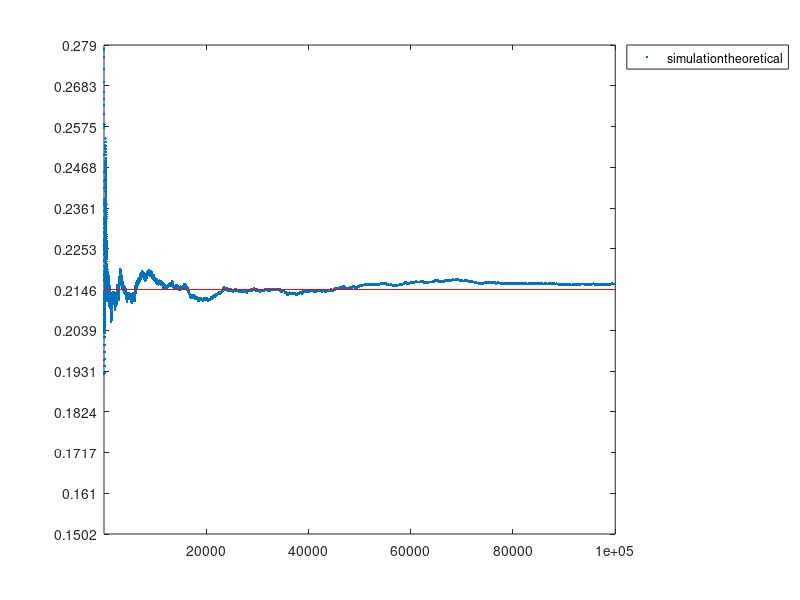

Here is the MATLAB script that generated this plot: (Note: this script raises an error after producing the figure.)
% exercise 4.1, square w/ inscribed circle - shot outside the circle

clc; clear; clf;

% exact computation
% by hand, favourable area / total area = (1-pi*0.5^2)/1

p_hand=1-pi/4;

% approximate computation
% by simulation:
N=100000;

% N random points on a unit square
sim=cumsum(sum((rand(2,N)-0.5).^2)>0.5^2) ./ (1:N);
plot(1:N, sim, ".", [1,N],[p_hand, p_hand],"r");
axis([1,N,0.7*p_hand, 1.3*p_hand]);
yt=(0.7:0.05:1.3)*p_hand;
yticks(yt);

legend(["simulation", "theoretical"],"Location","northeastoutside");
text(N,p_hand,"  p="+strip(string(rats(p_hand))));
title(sprintf("exercise 4.1\n square w/ inscribed circle - shot outside the circle"));

